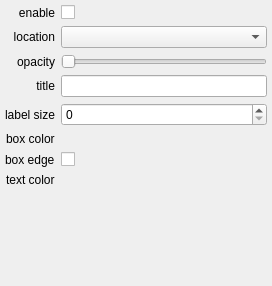
<?xml version="1.0" encoding="UTF-8"?>
<ui version="4.0">
 <class>Form</class>
 <widget class="QWidget" name="Form">
  <property name="geometry">
   <rect>
    <x>0</x>
    <y>0</y>
    <width>272</width>
    <height>286</height>
   </rect>
  </property>
  <property name="windowTitle">
   <string>Form</string>
  </property>
  <layout class="QFormLayout" name="formLayout">
   <property name="labelAlignment">
    <set>Qt::AlignRight|Qt::AlignTrailing|Qt::AlignVCenter</set>
   </property>
   <property name="formAlignment">
    <set>Qt::AlignRight|Qt::AlignTop|Qt::AlignTrailing</set>
   </property>
   <property name="leftMargin">
    <number>5</number>
   </property>
   <property name="topMargin">
    <number>5</number>
   </property>
   <property name="rightMargin">
    <number>5</number>
   </property>
   <property name="bottomMargin">
    <number>5</number>
   </property>
   <item row="1" column="0">
    <widget class="QLabel" name="label_3">
     <property name="sizePolicy">
      <sizepolicy hsizetype="Expanding" vsizetype="Preferred">
       <horstretch>0</horstretch>
       <verstretch>0</verstretch>
      </sizepolicy>
     </property>
     <property name="text">
      <string>enable</string>
     </property>
     <property name="alignment">
      <set>Qt::AlignRight|Qt::AlignTrailing|Qt::AlignVCenter</set>
     </property>
    </widget>
   </item>
   <item row="1" column="1">
    <widget class="QCheckBox" name="bool_visible">
     <property name="text">
      <string/>
     </property>
    </widget>
   </item>
   <item row="3" column="0">
    <widget class="QLabel" name="label">
     <property name="text">
      <string>location</string>
     </property>
     <property name="alignment">
      <set>Qt::AlignRight|Qt::AlignTrailing|Qt::AlignVCenter</set>
     </property>
    </widget>
   </item>
   <item row="3" column="1">
    <widget class="QComboBox" name="combosel_location"/>
   </item>
   <item row="5" column="0">
    <widget class="QLabel" name="label_2">
     <property name="text">
      <string>opacity</string>
     </property>
     <property name="alignment">
      <set>Qt::AlignRight|Qt::AlignTrailing|Qt::AlignVCenter</set>
     </property>
    </widget>
   </item>
   <item row="5" column="1">
    <widget class="QSlider" name="value_alpha">
     <property name="orientation">
      <enum>Qt::Horizontal</enum>
     </property>
    </widget>
   </item>
   <item row="7" column="0">
    <widget class="QLabel" name="label_5">
     <property name="sizePolicy">
      <sizepolicy hsizetype="Expanding" vsizetype="Preferred">
       <horstretch>0</horstretch>
       <verstretch>0</verstretch>
      </sizepolicy>
     </property>
     <property name="text">
      <string>title</string>
     </property>
     <property name="alignment">
      <set>Qt::AlignRight|Qt::AlignTrailing|Qt::AlignVCenter</set>
     </property>
    </widget>
   </item>
   <item row="7" column="1">
    <widget class="QLineEdit" name="text_title"/>
   </item>
   <item row="8" column="0">
    <widget class="QLabel" name="label_4">
     <property name="text">
      <string>label size</string>
     </property>
     <property name="alignment">
      <set>Qt::AlignRight|Qt::AlignTrailing|Qt::AlignVCenter</set>
     </property>
    </widget>
   </item>
   <item row="8" column="1">
    <widget class="QSpinBox" name="value_fontsize"/>
   </item>
   <item row="9" column="0">
    <widget class="QLabel" name="label_6">
     <property name="text">
      <string>box color</string>
     </property>
    </widget>
   </item>
   <item row="9" column="1">
    <widget class="QColorBox" name="color_frame_color">
     <property name="sizePolicy">
      <sizepolicy hsizetype="Preferred" vsizetype="Minimum">
       <horstretch>0</horstretch>
       <verstretch>0</verstretch>
      </sizepolicy>
     </property>
     <property name="text">
      <string/>
     </property>
    </widget>
   </item>
   <item row="10" column="1">
    <widget class="QCheckBox" name="bool_show_edge">
     <property name="text">
      <string/>
     </property>
    </widget>
   </item>
   <item row="11" column="0">
    <widget class="QLabel" name="label_7">
     <property name="text">
      <string>text color</string>
     </property>
    </widget>
   </item>
   <item row="11" column="1">
    <widget class="QColorBox" name="color_text_color">
     <property name="text">
      <string/>
     </property>
    </widget>
   </item>
   <item row="10" column="0">
    <widget class="QLabel" name="label_8">
     <property name="text">
      <string>box edge</string>
     </property>
    </widget>
   </item>
  </layout>
 </widget>
 <customwidgets>
  <customwidget>
   <class>QColorBox</class>
   <extends>QLabel</extends>
   <header>glue_qt.utils.qt.colors</header>
  </customwidget>
 </customwidgets>
 <resources/>
 <connections/>
</ui>
